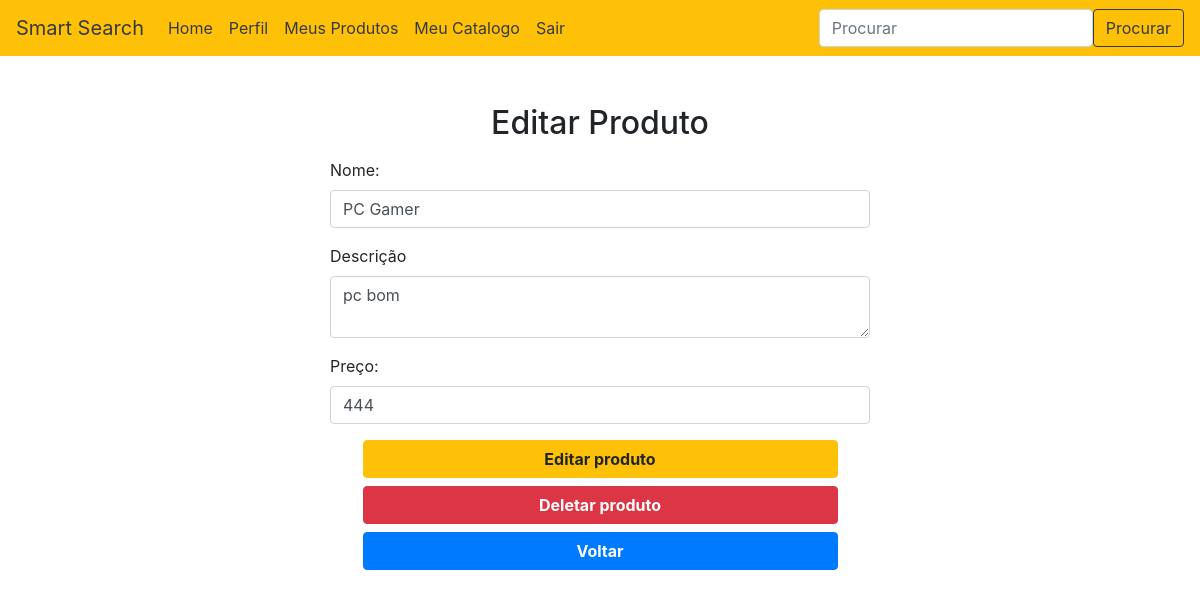
Page /produtos/editar-produto.php?p=2 (signed in) on the earlier database version.
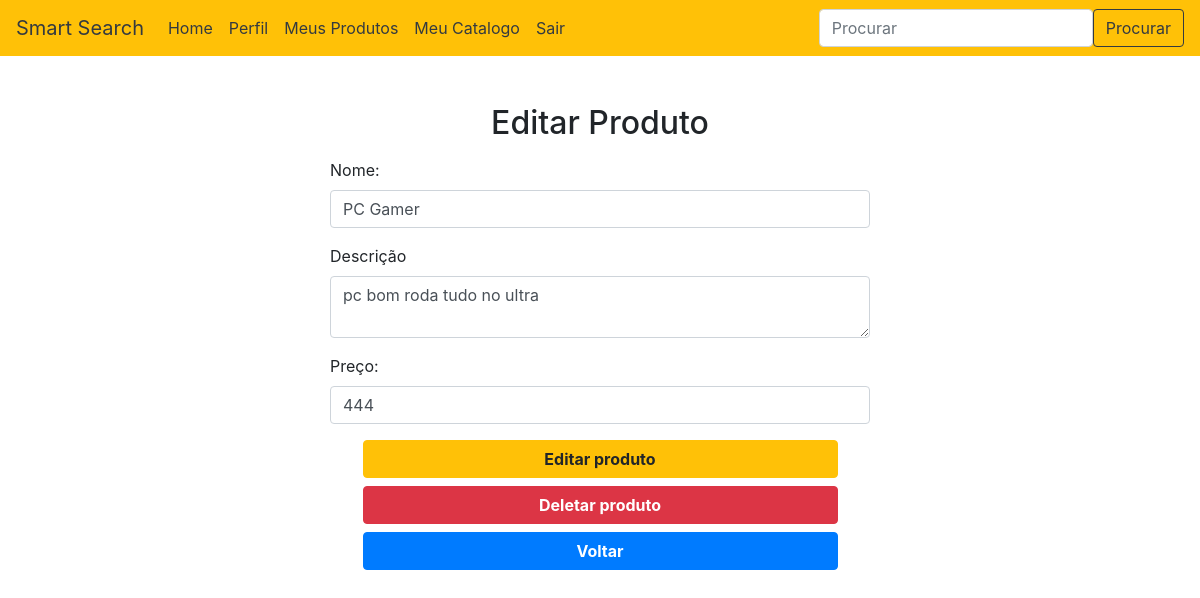
Same page on the later database version.
### tables this page shows
CREATE TABLE produto (
    cd_produto INTEGER PRIMARY KEY,
    nm_produto VARCHAR(50),
    vl_produto DECIMAL,
    ds_produto VARCHAR(100),
    fk_loja_produto INTEGER,
CONSTRAINT FK_loja_produto
    FOREIGN KEY (fk_loja_produto)
    REFERENCES loja (cd_cnpj)
);

### produtos/editar-produto.php (the view, shortened to what this page needs)
<?php
try {
  require $_SERVER['DOCUMENT_ROOT'] . '/php/cliente.php';
    $select = "select * from produto p join loja l on l.cd_cnpj = p.fk_loja_produto join usuario u on u.cd_usuario = l.fk_usuario_loja where u.cd_usuario = ? and cd_produto = ?;";
    $cmd = $conexao->prepare($select);
    $cmd->bindParam(1, $_SESSION['id']);
    $cmd->bindParam(2, $_GET['p']);
    $cmd->execute();
    $v = $cmd->fetch();
} catch (Exception $e) {
  echo $e->getMessage();
}
?>
<!DOCTYPE html>
<html lang="pt-br">
<head>
	<?php include '../php/links-head.php'; ?>
</head>
<body>
	<?php include '../php/nav-bar.php'; ?>
  <div class="container mt-5">
    <h2 class="text-center mb-3">Editar Produto</h2>
    <form class="row justify-content-center" method="POST">
      <div class="form-group col-md-6">
        <label>Nome:</label>
        <input type="text" class="form-control" name="nome_produto" value="<?=$v['nm_produto']?>" required="">
      </div>
      <div class="form-group col-md-6">
        <label>Descrição</label>
        <textarea class="form-control" name="descricao_prod" maxlength="100" required=""><?=$v['ds_produto']?></textarea>
      </div>
      <div class="form-group col-md-6">
        <label>Preço:</label>
        <input type="number" class="form-control" name="preco_produto" id="preco_produto" step="any" value="<?=$v['vl_produto']?>" required="">
      </div>
       <button type="submit" class="btn btn-warning col-5 mb-2 font-weight-bold" name="submit" value="edit">Editar produto</button>
       <button type="submit" class="btn btn-danger col-5 mb-2 font-weight-bold" name="submit" value="delete">Deletar produto</button>
      <a href="index.php" class="btn btn-primary col-5 mb-5 font-weight-bold">Voltar</a>
  </div>
</body>
</html>

Differences in the rows shown:
changed produto "PC Gamer": descricao_prod "pc bom" → "pc bom roda tudo no ultra"
